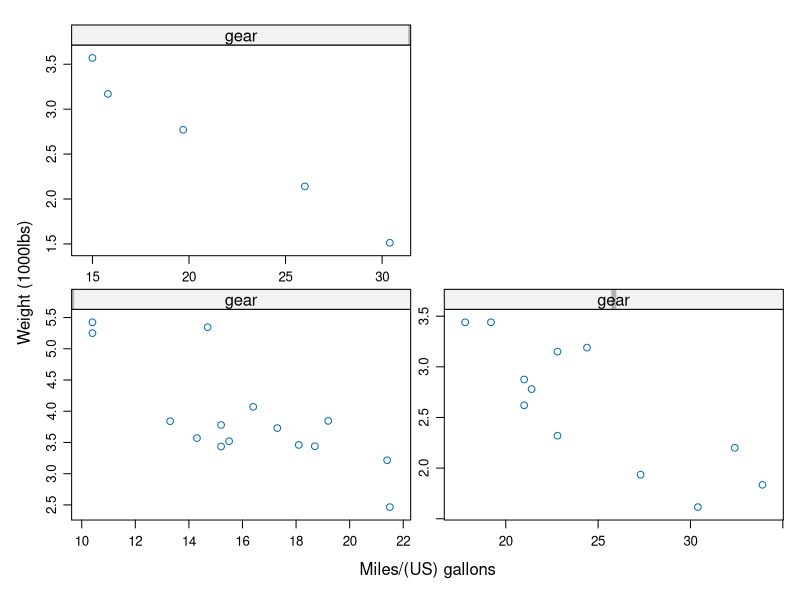

Generate this figure with R:
library(lattice)

input <- mtcars[,c('wt','mpg','gear')]

xyplot(wt~mpg | gear,
       data=input,
       xlab = "Miles/(US) gallons",
       ylab = "Weight (1000lbs)",
       scales = "free")
